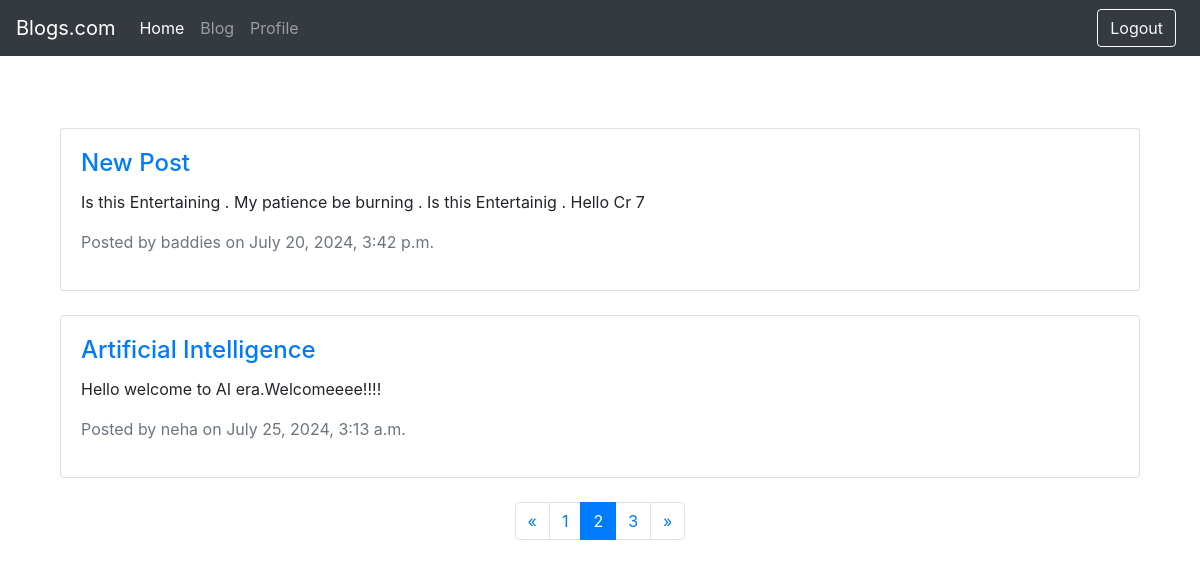
/post/?page=2 (signed in), run on an earlier commit of the app's database.
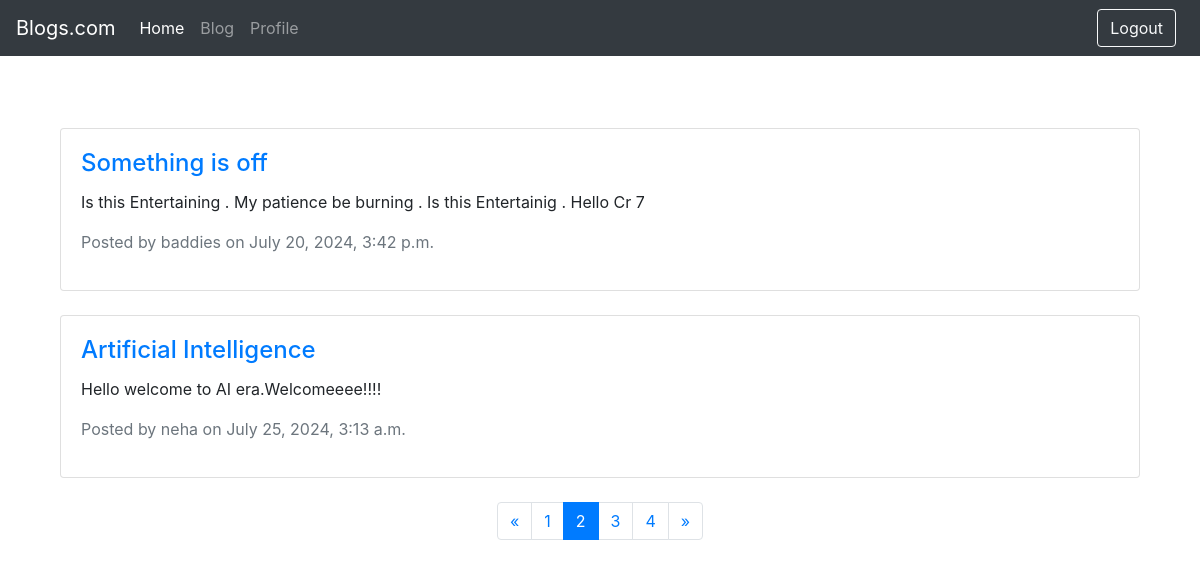
And on a later commit of the database.
### blog/models.py (models this page shows, shortened)
class post(models.Model):
    title = models.CharField(max_length=200)
    content = models.TextField()
    created_at = models.DateTimeField()
    author = models.ForeignKey(User, on_delete=models.CASCADE)

### blog/views.py (the view)
# urls.py: path('post/',page,name='post'),
@login_required(login_url='/login/')
def page(request):
    posts = post.objects.all()
    paginator = Paginator(posts, 2)  # Show 2 posts per page.
    page_number = request.GET.get('page')
    page_obj = paginator.get_page(page_number)
    context = {
        'page_obj': page_obj
    }
    return render(request, 'posts.html', context)

### blog/Templates/posts.html (shortened to what this page needs)
{% extends 'base.html' %}
{% block content %}
<div class="container mt-5">
    <div class="row">
        {% for post in page_obj %}
            <div class="col-md-12 mb-4">
                <div class="card">
                    <div class="card-body">
                        <h4 class="card-title">
                            <a href="">{{ post.title }}</a>
                        </h4>
                        <p class="card-text">{{ post.content|truncatewords:30 }}</p>
                        <p class="text-muted">Posted by {{ post.author.username }} on {{ post.created_at }}</p>
                    </div>
                </div>
            </div>
        {% endfor %}
    </div>
    <div class="row">
        <div class="col-md-12">
            <nav aria-label="Page navigation example">
                <ul class="pagination justify-content-center">
                    {% if page_obj.has_previous %}
                        <li class="page-item">
                            <a class="page-link" href="?page={{ page_obj.previous_page_number }}" aria-label="Previous">
                                <span aria-hidden="true">&laquo;</span>
                            </a>
                        </li>
                    {% else %}
                        <li class="page-item disabled">
                            <span class="page-link" aria-hidden="true">&laquo;</span>
                        </li>
                    {% endif %}
                    {% for num in page_obj.paginator.page_range %}
                        {% if page_obj.number == num %}
                            <li class="page-item active">
                                <span class="page-link">{{ num }}<span class="sr-only">(current)</span></span>
                            </li>
                        {% elif num > page_obj.number|add:'-3' and num < page_obj.number|add:'3' %}
                            <li class="page-item">
                                <a class="page-link" href="?page={{ num }}">{{ num }}</a>
                            </li>
                        {% endif %}
                    {% endfor %}
                    {% if page_obj.has_next %}
                        <li class="page-item">
                            <a class="page-link" href="?page={{ page_obj.next_page_number }}" aria-label="Next">
                                <span aria-hidden="true">&raquo;</span>
                            </a>
                        </li>
                    {% else %}
                        <li class="page-item disabled">
                            <span class="page-link" aria-hidden="true">&raquo;</span>
                        </li>
                    {% endif %}
                </ul>
            </nav>
        </div>
    </div>
</div>
{% endblock %}

What changed in the data, as far as the page shows it:
changed post "Is this Entertaining . My patience be burning . Is this Entertainig . Hello Cr 7": title "New Post" → "Something is off"
Also different on the page:
new list line: "4"
